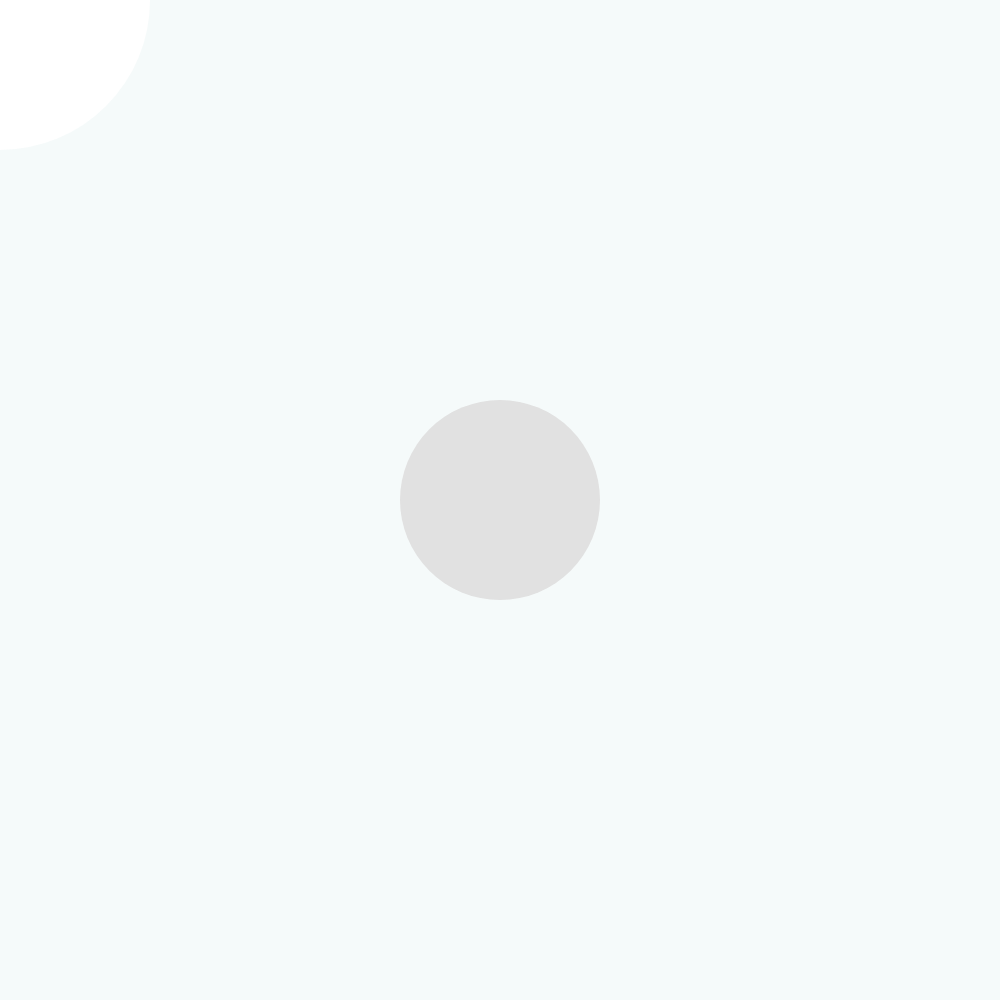
Frame 1 (no input)
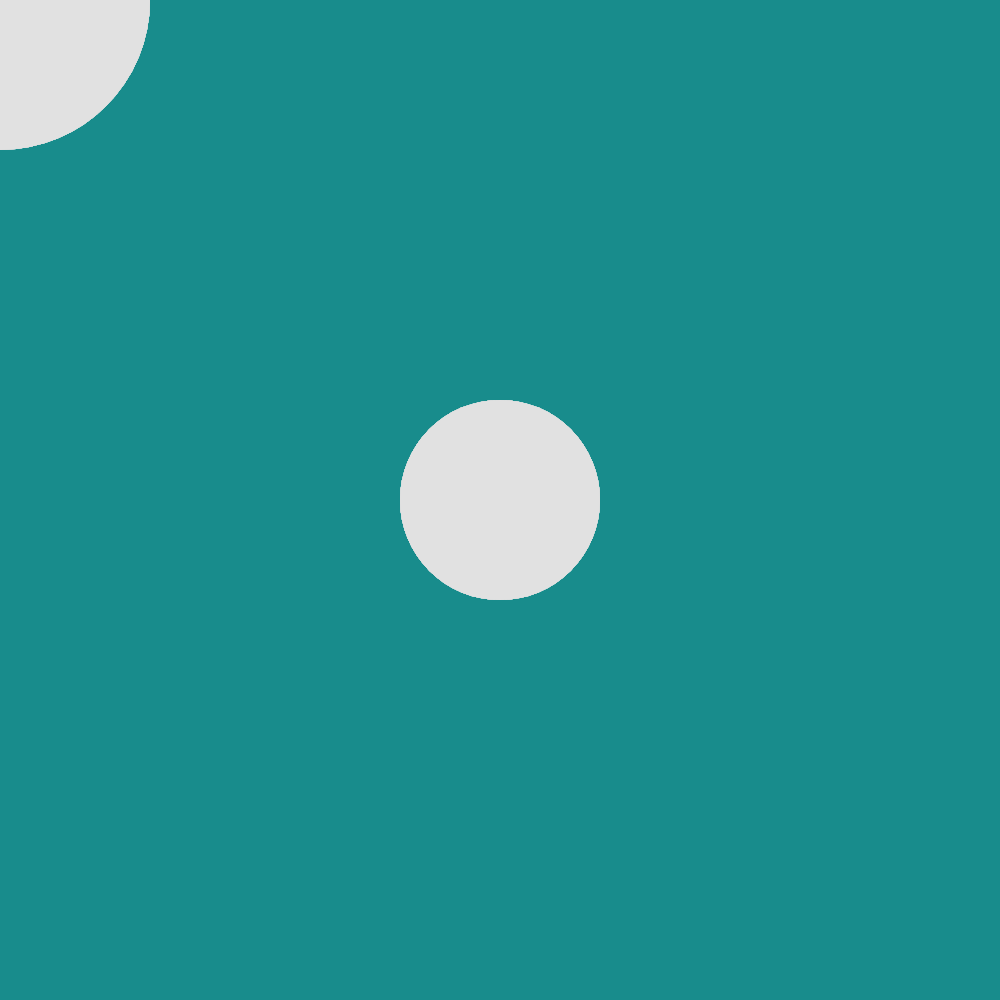
Frame 60 (no input)
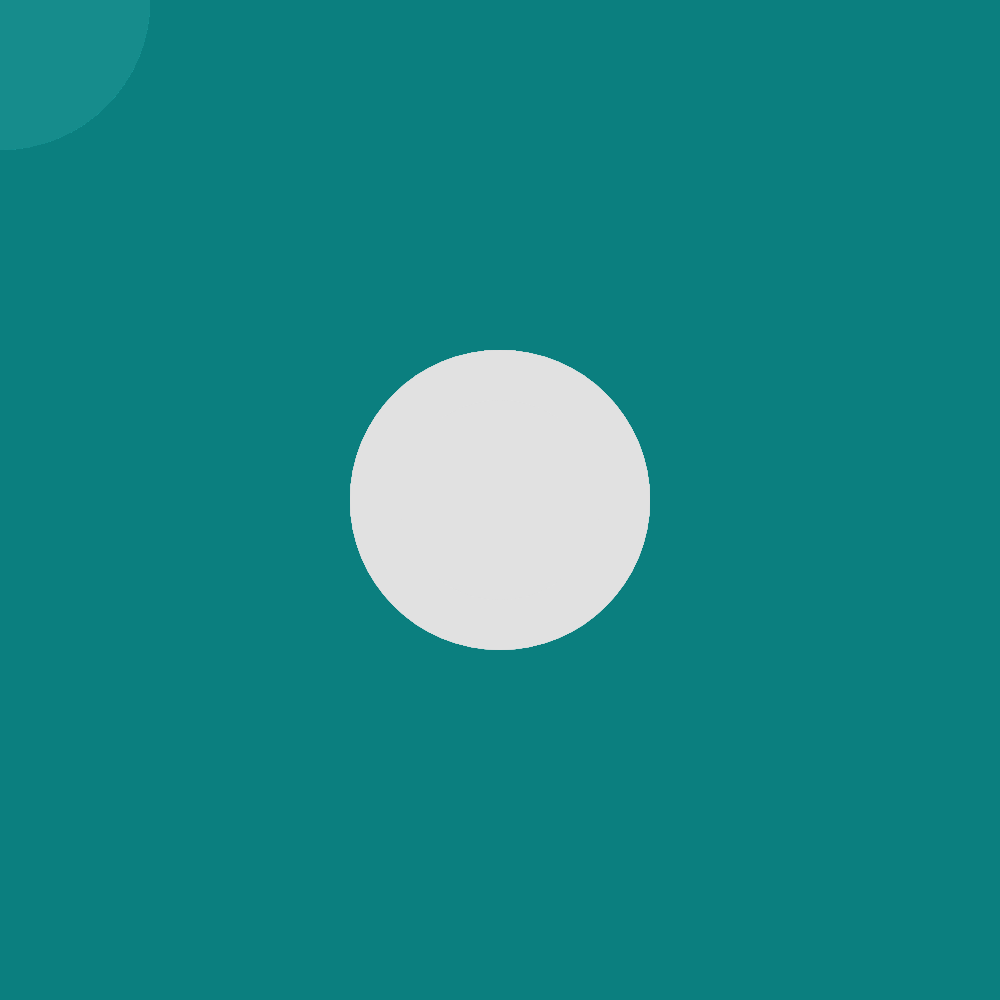
Frame 120 (the mouse pressed at the canvas centre since frame 60)

The p5.js sketch that drew these frames (run headless with seeded random() and noise() and a simulated clock; from frame 60 on, the mouse is pressed at the canvas centre):

// p5.js sketch
// ── sketch.js
function setup() {
  createCanvas(1000, 1000);
}

function draw() {
  background(0, 120, 120, 10);
  
  noStroke();
  circle(mouseX, mouseY, 300);
  
  if(mouseX > width /2) {
    fill(0, 120, 120, 10);
  } else {
    fill(225);
  }
  
  circle(500, 500, 200);
}
